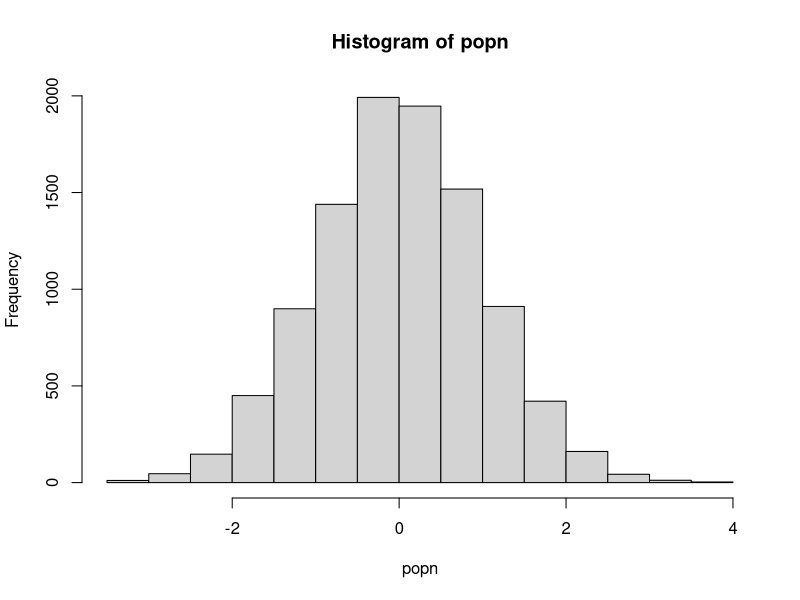

Here is the R script that generated this plot:
# Script name: sample.R
# Description: Sampling experiments with different implementations in R
# Author: George Papaeracleous (gp222@ic.ac.uk)
# Date: November 2025

######### Functions ##########

## A function to take a sample of size n from a population "popn" and return its mean
myexperiment <- function(popn,n) {
    pop_sample <- sample(popn, n, replace = FALSE)
    return(mean(pop_sample))
}

## Calculate means using a FOR loop on a vector without preallocation:
loopy_sample1 <- function(popn, n, num) {
    result1 <- vector() #Initialize empty vector of size 1 
    for(i in 1:num) {
        result1 <- c(result1, myexperiment(popn, n))
    }
    return(result1)
}

## To run "num" iterations of the experiment using a FOR loop on a vector with preallocation:
loopy_sample2 <- function(popn, n, num) {
    result2 <- vector(,num) #Preallocate expected size
    for(i in 1:num) {
        result2[i] <- myexperiment(popn, n)
    }
    return(result2)
}

## To run "num" iterations of the experiment using a FOR loop on a list with preallocation:
loopy_sample3 <- function(popn, n, num) {
    result3 <- vector("list", num) #Preallocate expected size
    for(i in 1:num) {
        result3[[i]] <- myexperiment(popn, n)
    }
    return(result3)
}


## To run "num" iterations of the experiment using vectorization with lapply:
lapply_sample <- function(popn, n, num) {
    result4 <- lapply(1:num, function(i) myexperiment(popn, n))
    return(result4)
}

## To run "num" iterations of the experiment using vectorization with sapply:
sapply_sample <- function(popn, n, num) {
    result5 <- sapply(1:num, function(i) myexperiment(popn, n))
    return(result5)
}

set.seed(1234)
popn <- rnorm(10000)
hist (popn)

n <- 100 # sample size for each experiment
num <- 10000 # Number of times to rerun the experiment

print("Using loops without preallocation on a vector took:" )
print(system.time(loopy_sample1(popn, n, num)))

print("Using loops with preallocation on a vector took:" )
print(system.time(loopy_sample2(popn, n, num)))

print("Using loops with preallocation on a list took:" )
print(system.time(loopy_sample3(popn, n, num)))

print("Using the vectorized sapply function (on a list) took:" )
print(system.time(sapply_sample(popn, n, num)))

print("Using the vectorized lapply function (on a list) took:" )
print(system.time(lapply_sample(popn, n, num)))
